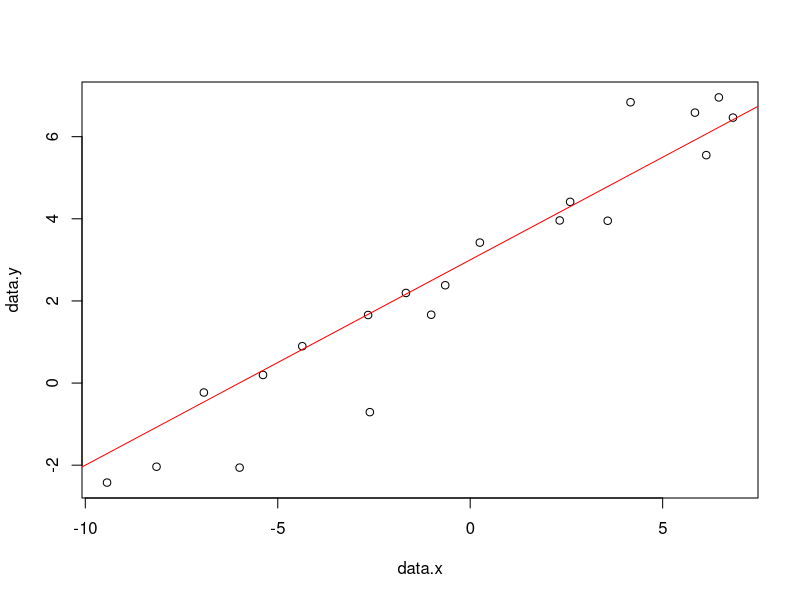

This figure's R source:
library(dplyr)

set.seed(12604) # setting the random number seed will make the results match across runs

# creating some fake data for a linear model to fit

# two parameters for the line
intercept <- 3
slope <- 0.5

# generate random X values
data.x <- runif(20, min=-10, max=10)

# then generate random Y values with noise around the X values.
data.y <- rnorm(20, mean=(slope*data.x + intercept), sd = 1)

# plot the data and the true underlying model
plot(data.x, data.y)
abline(a = intercept, b=slope, col="red")

# convert the data into a data frame
model.data <- data.frame(x=data.x, y=data.y)

# YOUR JOB:
# calculate the Root Mean Square Error for the true model.
# this involves: 
#   - finding the predicted y value for each x, according to the linear model
#   - finding the square error for each data point [predicted - data]^2
#   - taking the mean of the square errors, and then taking the sqrt of the mean.

# the answer is 0.935
y <- (slope  * data.x) + intercept
error <- (y - data.y)^2
sqrt(mean(error))

# plugging slope = 3.54 and intercept as 2.9 creates a lower RMSE in the prediction equation (y).

# when you finish, if you are waiting: try to manually find a slope and intercept value that produces a
# lower RMSE than the true model.


